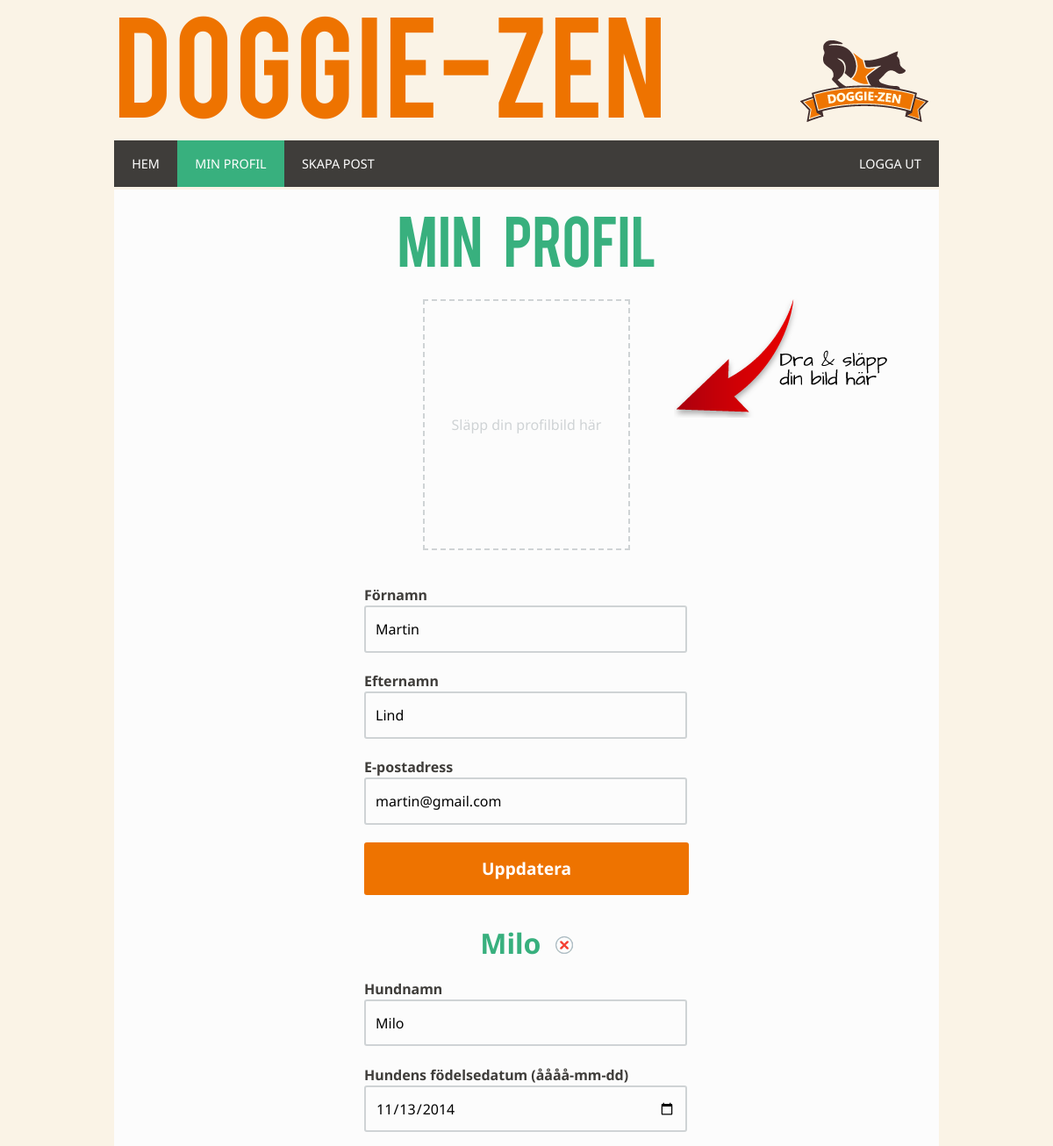
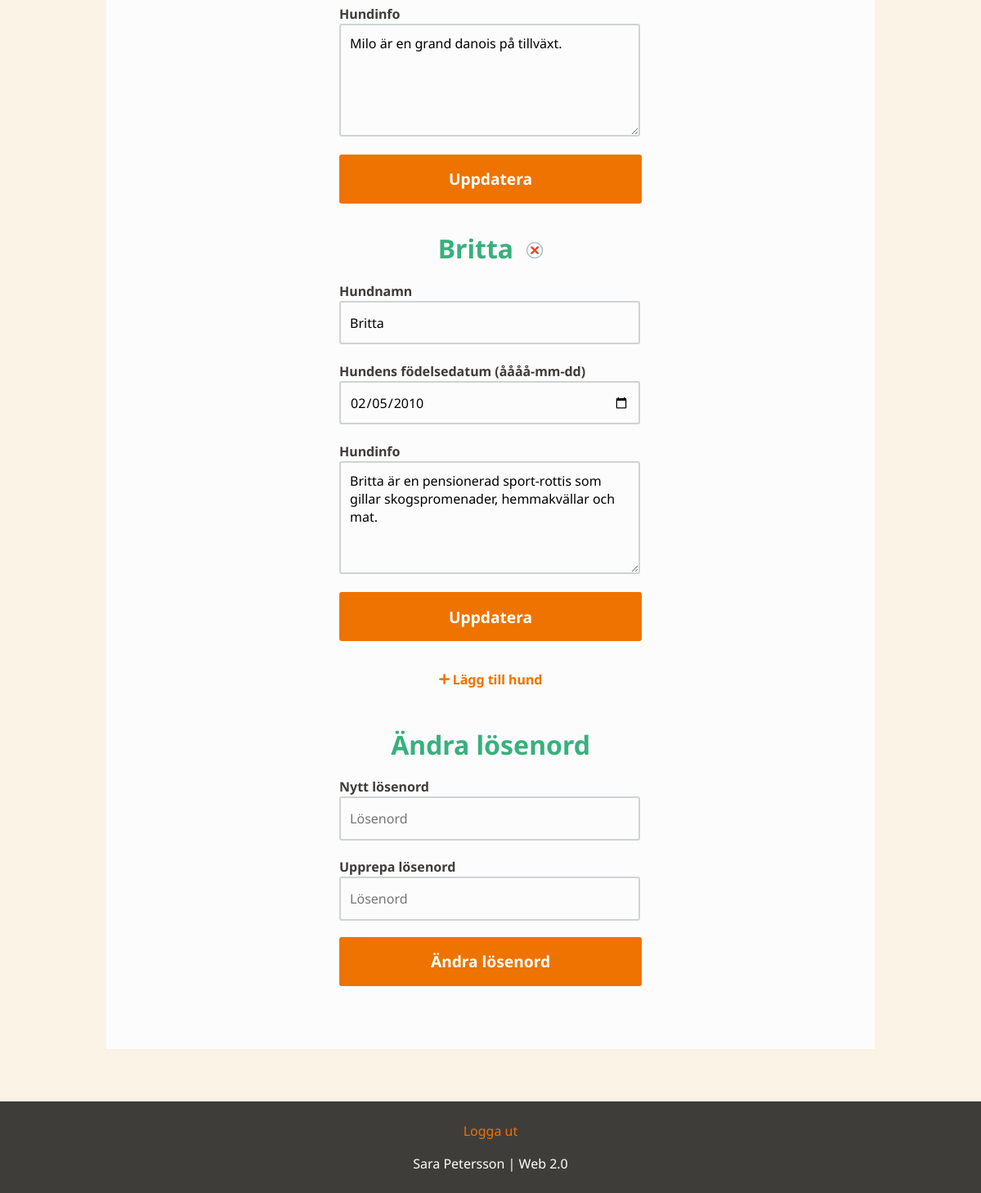
The app's page /profile.php (signed in) with its own data (2 pictures, top to bottom).
### tables this page shows
CREATE TABLE `users` (
  `userId` tinyint(5) NOT NULL,
  `email` varchar(40) NOT NULL,
  `firstname` varchar(12) NOT NULL,
  `lastname` varchar(20) NOT NULL,
  `password` varchar(100) NOT NULL,
  `type` tinyint(1) NOT NULL
);

CREATE TABLE `dog` (
  `dogId` tinyint(10) NOT NULL,
  `dogname` varchar(15) NOT NULL,
  `dob` date NOT NULL,
  `dogInfo` varchar(255) NOT NULL,
  `userId` tinyint(5) NOT NULL
);

### includes/config.php (called while the page is built, shortened)
<?php
$user = new User();
$dog = new Dog();
$image = new Image();
if (isset($_SESSION['userId'])) {
    $userId = $_SESSION['userId'];
    $type = $user->getUserType($userId);
}

### includes/class/Database.class.php (called while the page is built, shortened)
<?php
	class Database {
	    protected static $connection;
	    public function connect() {
	        if(!isset(self::$connection)) {
	            $config = parse_ini_file('ini/config.ini');
	            self::$connection = new mysqli($config['database'], $config['username'], $config['password'], $config['dbname']);
	        }
	        return self::$connection;
	    }
	    public function query($query) {
	        $connection = $this->connect();
	        $result = $connection->query($query);
	        if ($result) {
		        return $result;
	    	}
	    	else {
	    		$this->error();
	    	}
	    }
	    public function select($query) {
	        $rows = array();
	        $result = $this->query($query);
	        while ($row = $result->fetch_assoc()) {
	            $rows[] = $row;
	        }
	        return $rows;
	    }
	}

### includes/class/User.class.php (called while the page is built, shortened)
<?php
	class User {
		public function __construct() {
			$this->db = new Database();
		}
		public function getUserInfo($userId) {
			$user = $this->db->select("SELECT * FROM users WHERE userId = $userId");
			return $user;
		}
		public function getUserType($userId) {
			$result = $this->db->select("SELECT type FROM users WHERE userId = $userId");
			foreach ($result as $key) {
				$type = $key['type'];
			}
			return $type;
		}
	}

### includes/class/Image.class.php (called while the page is built, shortened)
<?php
	class Image {
		public function __construct() {
			$this->db = new Database();
		}
		public function getPhoto($userId) {
			$result = $this->db->select("SELECT url FROM photo WHERE userId = $userId");
		}
	}

### includes/class/Classes.class.php (called while the page is built, shortened)
<?php
	class Classes {
		public function __construct(){
			$this->db = new Database();
		}
		public function getUserAccess($userId) {
			$userId = intval($userId);
			$result = $this->db->select("SELECT classCode FROM userclass WHERE userId = $userId");
			return $result;
		}
	}

### includes/class/Dog.class.php (called while the page is built, shortened)
<?php
	class Dog {
		public function __construct() {
			$this->db = new Database();
		}
		public function getDogInfo($userId) {
			$dog = $this->db->select("SELECT * FROM dog WHERE userId = $userId
				ORDER BY dob DESC");
			return $dog;
		}
	}

### profile.php (the view, shortened to what this page needs)
<?php
include("includes/header.php");
if (isset($_SESSION["userId"])) {
    $userInfo = $user->getUserInfo($userId);
    foreach ($userInfo as $key) {
        $firstname = $key['firstname'];
        $lastname = $key['lastname'];
        $email = $key['email'];
    }
    $photoURL = $image->getPhoto($userId);
    if ($photoURL != NULL) {
        $arrow = "arrow_change";
    }
    else {
        $arrow = "arrow";
    }
?>
    <section class="profile" id="mainContainer">
        <h2>Min profil</h2>
        <img id="arrow" src="images/<?php echo $arrow; ?>.png" alt="Ladda upp profilbild">
        <div class="dropzone" id="dropzone">
<?php
        if ($photoURL != NULL) {
            echo "<img src='images/uploads/thumb_" . $photoURL . "' alt='Profilbild'>";
        }
        else {
            echo "Släpp din profilbild här";
        }
?>
        </div>
        <form class="registerForm">
            <label for="firstname">Förnamn</label>
            <input placeholder="Förnamn" type="text" name="firstname" id="firstname" value="<?php echo $firstname; ?>">
            <label for="lastname">Efternamn</label>
            <input placeholder="Efternamn" type="text" name="lastname" id="lastname" value="<?php echo $lastname; ?>">
            <label for="email">E-postadress</label>
            <input placeholder="E-postadress" type="email" name="email" id="email" value="<?php echo $email; ?>">
            <input id="userButton" type="button" class="button" value="Uppdatera">
        </form>
        <section id="dogs">
<?php
            $dogs = $dog->getDogInfo($userId);
            if ($dogs != NULL) {
                foreach ($dogs as $key) {
                    $dogId = $key['dogId'];
                    $dogname = $key['dogname'];
                    $dob = $key['dob'];
                    $dogInfo = $key['dogInfo'];
?>
                    <div id="dogContainer_<?php echo $dogId; ?>">
                        <h3 id="dognameTitle<?php echo $dogId; ?>"><?php echo $dogname; ?>
                            <img src="images/delete.png" alt="Radera hund" class='delete deleteDog' onclick="deleteDog(<?php echo $dogId; ?>, '<?php echo $dogname; ?>')">
                        </h3>
                        <form class="registerForm">
                            <label for="dogname<?php echo $dogId; ?>">Hundnamn</label>
                            <input placeholder="Hundnamn" type="text" name="dogname<?php echo $dogId; ?>" id="dogname<?php echo $dogId; ?>" value="<?php echo $dogname; ?>">
                            <label for="dob<?php echo $dogId; ?>">Hundens födelsedatum (åååå-mm-dd)</label>
                            <input type="date" name="dob<?php echo $dogId; ?>" id="dob<?php echo $dogId; ?>" value="<?php echo $dob; ?>">
                            <label for="dogInfo<?php echo $dogId; ?>">Hundinfo</label>
                            <textarea placeholder="Presentera din hund lite kort (ras, vad ni tränar etc.)" name="dogInfo<?php echo $dogId; ?>" id="dogInfo<?php echo $dogId; ?>"><?php echo $dogInfo; ?></textarea>
                            <input id="dogButton<?php echo $dogId; ?>" type="button" class="button" value="Uppdatera" onclick="updateDog(<?php echo $dogId; ?>)">
                        </form>
                    </div>
<?php
                }
            }
?>
                <div id="addDog">
                    <img src="images/add_13x13.png" alt="Lägg till hund" id="addDogImage">
                    <span>Lägg till hund</span>
                </div>
            </section>
            <h3>Ändra lösenord</h3>
            <form class="registerForm">
                <label for="password">Nytt lösenord</label>
                <input placeholder="Lösenord" type="password" name="password" id="password">
                <label for="passwordCheck">Upprepa lösenord</label>
                <input placeholder="Lösenord" type="password" name="passwordCheck" id="passwordCheck">
                <input id="passwordButton" type="button" class="button" value="Ändra lösenord">
            </form>
        </section>
<?php
}
else {
    header("Location: login.php");
    exit;
}
include("includes/footer.php");

### css/style.css (style rules this page uses)
html, body, div, span, applet, object, iframe, h1, h2, h3, h4, h5, h6, p, blockquote, pre, a, abbr, acronym, address, big, cite, code, del, dfn, em, img, ins, kbd, q, s, samp, small, strike, strong, sub, sup, tt, var, b, u, i, center, dl, dt, dd, ol, ul, li, fieldset, form, label, legend, table, caption, tbody, tfoot, thead, tr, th, td, article, aside, canvas, details, embed, figure, figcaption, footer, header, hgroup, main, menu, nav, output, ruby, section, summary, time, mark, audio, video { margin: 0; padding: 0; border: 0; font-size: 100%; font: inherit; vertical-align: baseline; }
article, aside, details, figcaption, figure, footer, header, hgroup, main, menu, nav, section { display: block; }
body { line-height: 1; }
body { background-color: #faf3e6; font-size: 100%; font-family: 'Noto Sans', Helvetica, Arial, sans-serif; color: #3f3d3a; }
#mainContainer { background-color: #FCFCFC; padding: 4% 8%; overflow: hidden; position: relative; }
.delete, .info { cursor: pointer; }
#arrow { position: absolute; top: 120px; right: 50px; }
.dropzone { width: 200px; height: 250px; border: 2px dashed #cfd3d5; color: #cfd3d5; line-height: 250px; text-align: center; margin: 1.5em auto 0; padding: 2%; }
.deleteDog { margin-left: 1%; }
input { font-family: 'Noto Sans', sans-serif; }
.registerForm { width: 370px; margin: 0 auto; background-color: #FCFCFC; padding: 3% 5% 5%; -webkit-border-radius: 3px; -moz-border-radius: 3px; border-radius: 3px; }
.registerForm label { font-weight: 700; line-height: 1.5em; display: block; }
.registerForm input[type="text"], .registerForm input[type="email"], .registerForm input[type="password"], .registerForm input[type="date"] { background-color: #FCFCFC; width: 342px; border: 2px solid #cfd3d5; font-size: 1em; height: 3.1em; padding: 0 3%; -webkit-border-radius: 3px; -moz-border-radius: 3px; border-radius: 3px; margin-bottom: 5.5%; }
.registerForm input[type="button"] { outline: none; border: none; }
.registerForm textarea { font-family: 'Noto Sans', sans-serif; background-color: #FCFCFC; width: 342px; border: 2px solid #cfd3d5; font-size: 1em; height: 7em; padding: 3%; -webkit-border-radius: 3px; -moz-border-radius: 3px; border-radius: 3px; margin-bottom: 5.5%; }
.button { background-color: #ee7300; width: 100%; color: #fff; font-family: 'Noto Sans', sans-serif; font-weight: 700; font-size: 1.2em; -webkit-border-radius: 3px; -moz-border-radius: 3px; border-radius: 3px; cursor: pointer; border: none; height: 3.1em; }
#addDog, #addClassName { cursor: pointer; margin-bottom: 7%; font-family: 'Noto Sans', sans-serif; font-weight: 700; color: #ee7300; text-align: center; }
h2 { font-size: 4em; letter-spacing: -1px; word-spacing: 20px; text-align: center; font-family: 'bebasregular', sans-serif; text-transform: uppercase; color: #38b07e; }
h3 { font-size: 2em; color: #38b07e; font-family: 'Noto Sans', sans-serif; font-weight: 700; margin-top: 1em; }
.profile h3 { text-align: center; margin-top: 0; }

### records on screen
users: firstname "Martin", lastname "Lind", email "martin@gmail.com"
dog: dogname "Milo", dob "11/13/2014", dogId+dogInfo "Milo är en grand danois på tillväxt."
dog: dogname "Britta", dob "02/05/2010", dogId+dogInfo "Britta är en pensionerad sport-rottis som gillar skogspromenader, hemmakvällar och mat."
